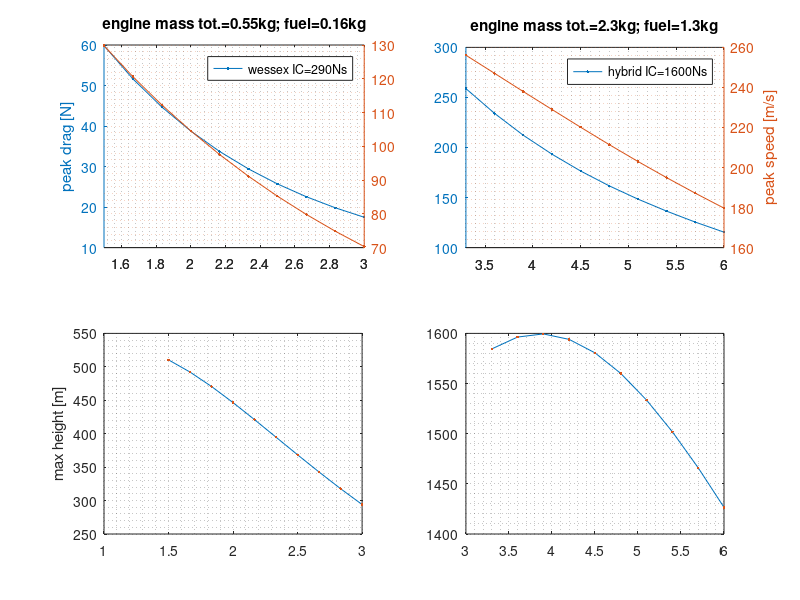

Recreate this plot in MATLAB. (Note: this script raises an error after producing the figure.)
%vehicle performance ocmparision for different veh. masses, based on wessex
%vs hybrid engine

clear all;
load('DATA_WEX');


for i=1:2;
    amline{i}=mline';
    adragH{i}=dragH';
    aspeedH{i}=speedH';
    apeakH{i}=peakH';
    load('DATA_HYB');
end
figure(1);

s(1)=subplot(221);
[A1,a(1),a(2)]=plotyy(amline{1},adragH{1},amline{1},aspeedH{1});
axes(A1(1))
title('engine mass tot.=0.55kg; fuel=0.16kg');
legend('wessex IC=290Ns');
ylabel('peak drag [N]');
axes(A1(2))
set(gca, 'XMinorGrid','on', 'YMinorGrid','on')
set(a(1),'Marker','.');
set(a(2),'Marker','.');
% ylabel('peak speed [m/s]');

s(3)=subplot(223);
plot(amline{1},apeakH{1},amline{1},apeakH{1},'.');
set(gca, 'XMinorGrid','on', 'YMinorGrid','on')
ylabel('max height [m]');

s(2)=subplot(222);
[A2,a(1),a(2)]=plotyy(amline{2},adragH{2},amline{2},aspeedH{2});
axes(A2(1))
title('engine mass tot.=2.3kg; fuel=1.3kg');
legend('hybrid IC=1600Ns');
% ylabel('peak drag [N]');
axes(A2(2))
set(gca, 'XMinorGrid','on', 'YMinorGrid','on')
set(a(1),'Marker','.');
set(a(2),'Marker','.');
ylabel('peak speed [m/s]');

s(4)=subplot(224);
plot(amline{2},apeakH{2},amline{2},apeakH{2},'.');
set(gca, 'XMinorGrid','on', 'YMinorGrid','on')
% ylabel('max height [m]');

d=0.033;
b=0.05;

p=get(s(1),'pos');
p(3)=p(3)+d;
p(4)=p(4)+b;
set(s(1),'pos',p);

p=get(s(2),'pos');
p(1)=p(1)-d;
p(3)=p(3)+d;
p(4)=p(4)+b;
set(s(2),'pos',p);


p=get(s(3),'pos');
p(3)=p(3)+d;

p(4)=p(4)+b;
p(2)=p(2)+b;
set(s(3),'pos',p);

p=get(s(4),'pos');
p(1)=p(1)-d;
p(3)=p(3)+d;

p(4)=p(4)+b;
p(2)=p(2)+b;
set(s(4),'pos',p);

% 
% xlim([ min([amline{1};amline{2}]),  max([amline{1};amline{2}])  ]);
% ylim([ min(min([aspeedH{1};aspeedH{2}]) ,  min([apeakH{1};apeakH{2}]))  ,...
%        max(max([aspeedH{1};aspeedH{2}]) ,  max([apeakH{1};apeakH{2}]))]);